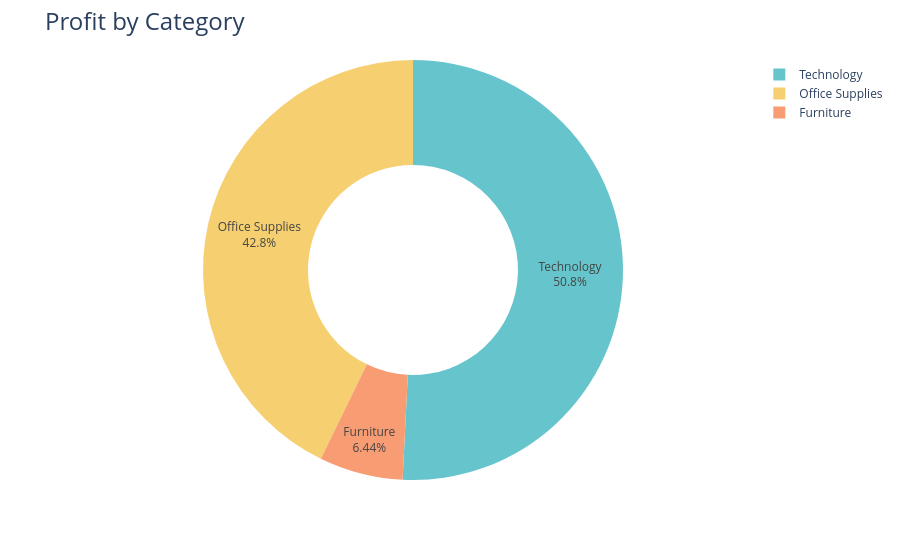

Notebook code for this chart:
### Code cell
fig = px.pie(
    Profit_by_Category,
    values='Profit',
    names='Category',
    hole=0.5,
    color_discrete_sequence=px.colors.qualitative.Pastel
)

fig.update_traces(
    textposition='inside',
    textinfo='percent+label'
)

fig.update_layout(
    title_text='Profit by Category',
    title_font=dict(size=24)
)

fig.show()

### Figure 1 — Plotly figure (JSON) as saved in the notebook; plotly's stock layout.template omitted (floating-point values rounded to 4 significant figures)
{"data": [{"domain": {"x": [0, 1], "y": [0, 1]}, "hole": 0.5, "hovertemplate": "Category=%{label}<br>Profit=%{value}<extra></extra>", "labels": ["Furniture", "Office Supplies", "Technology"], "legendgroup": "", "name": "", "showlegend": true, "textinfo": "percent+label", "textposition": "inside", "type": "pie", "values": [18450.0, 122500.0, 145500.0]}], "layout": {"legend": {"tracegroupgap": 0}, "margin": {"t": 60}, "piecolorway": ["rgb(102, 197, 204)", "rgb(246, 207, 113)", "rgb(248, 156, 116)", "rgb(220, 176, 242)", "rgb(135, 197, 95)", "rgb(158, 185, 243)", "rgb(254, 136, 177)", "rgb(201, 219, 116)", "rgb(139, 224, 164)", "rgb(180, 151, 231)", "rgb(179, 179, 179)"], "title": {"font": {"size": 24}, "text": "Profit by Category"}}}
